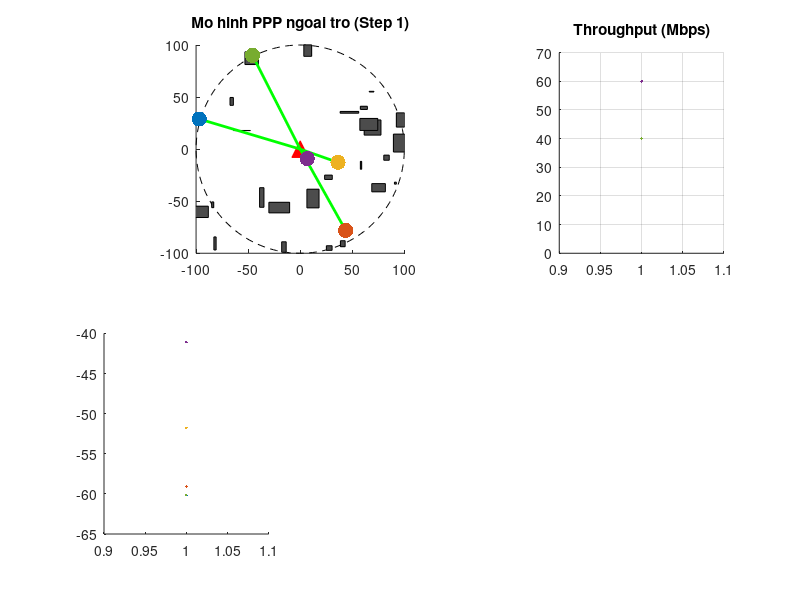

Write MATLAB code to recreate this figure. (Note: this script raises an error after producing the figure.)
%% ============================================================
%  MO PHONG MANG KHONG DAY NGOAI TRO - PPP BUILDINGS (CHUAN BAO)
%  Ket hop:
%   - Mo hinh PPP (bai bao IEEE)
%   - Node di chuyen (bai 1)
%   - Hieu suat mang (RSSI, Throughput, Loss, Delay)
%% ============================================================

clc; clear; close all;
rng(42);

%% ===== THAM SO =====
R        = 100;        % Ban kinh khu vuc
freq     = 2.4e9;
Pt_dBm   = 20;
lambda_b = 0.0008;     % mat do vat can PPP
Lmax     = 20;         % kich thuoc vat can
nNodes   = 5;
nSteps   = 150;
sensitivity = -75;

AP = [0,0];

%% ===== SINH VAT CAN (HINH CHU NHAT) =====
N_build = poissrnd(lambda_b * pi * R^2);

buildings = zeros(N_build,4); % [x y w h]

for i=1:N_build
    x = (rand*2-1)*R;
    y = (rand*2-1)*R;
    w = rand*Lmax;
    h = rand*Lmax;
    buildings(i,:) = [x y w h];
end

%% ===== TAO SHADOW (DA GIAC) =====
shadows = cell(N_build,1);

for i=1:N_build
    x = buildings(i,1);
    y = buildings(i,2);
    w = buildings(i,3);
    h = buildings(i,4);

    rect = [
        x-w/2 y-h/2;
        x+w/2 y-h/2;
        x+w/2 y+h/2;
        x-w/2 y+h/2
    ];

    scale = 3;
    shadow = rect * scale;
    shadows{i} = shadow;
end

%% ===== KHOI TAO NODE =====
nodeX = (rand(nNodes,1)*2-1)*R;
nodeY = (rand(nNodes,1)*2-1)*R;

vx = (rand(nNodes,1)-0.5)*2;
vy = (rand(nNodes,1)-0.5)*2;

colors = lines(nNodes);

%% ===== LUU LICH SU =====
rssi_hist = zeros(nNodes,nSteps);
tput_hist = zeros(nNodes,nSteps);
loss_hist = zeros(nNodes,nSteps);
delay_hist= zeros(nNodes,nSteps);

%% ===== FIGURE =====
figure('Position',[50 50 1400 800],'Color','white');

%% ============================================================
%  VONG LAP MO PHONG
%% ============================================================
for step=1:nSteps

    % ===== DI CHUYEN =====
    nodeX = nodeX + vx;
    nodeY = nodeY + vy;

    % Gioi han trong vung tron
    for i=1:nNodes
        if norm([nodeX(i),nodeY(i)]) > R
            vx(i) = -vx(i);
            vy(i) = -vy(i);
        end
    end

    %% ===== TINH TOAN =====
    for n=1:nNodes

        px = nodeX(n);
        py = nodeY(n);

        d = max(sqrt(px^2+py^2),1);

        % ===== KIEM TRA NLOS =====
        nlos = false;
        for s=1:length(shadows)
            poly = shadows{s};
            if inpolygon(px,py,poly(:,1),poly(:,2))
                nlos = true;
                break;
            end
        end

        % ===== PATH LOSS =====
        lambda_w = 3e8/freq;
        PL0 = 20*log10(4*pi/lambda_w);

        if nlos
            n_path = 3.5;
        else
            n_path = 2.0;
        end

        PL = PL0 + 10*n_path*log10(d);
        rssi = Pt_dBm - PL;

        rssi_hist(n,step) = rssi;

        %% ===== HIEU SUAT =====
        if rssi >= -60
            tput = 60;
            loss = 1;
            delay = 5;
        elseif rssi >= -67
            tput = 40;
            loss = 5;
            delay = 10;
        elseif rssi >= -72
            tput = 20;
            loss = 20;
            delay = 30;
        elseif rssi >= sensitivity
            tput = 5;
            loss = 50;
            delay = 80;
        else
            tput = 0;
            loss = 100;
            delay = 200;
        end

        tput_hist(n,step) = tput;
        loss_hist(n,step) = loss;
        delay_hist(n,step)= delay;
    end

    clf;

    %% =====================================================
    %  O 1: BAN DO + VAT CAN + DUONG TRUYEN
    %% =====================================================
    subplot(2,3,[1,2]);
    hold on;

    % Ve vung tron
    th = linspace(0,2*pi,200);
    plot(R*cos(th),R*sin(th),'k--');

    % Ve vat can
    for i=1:N_build
        x = buildings(i,1);
        y = buildings(i,2);
        w = buildings(i,3);
        h = buildings(i,4);

        rectangle('Position',[x-w/2,y-h/2,w,h],...
            'FaceColor',[0.3 0.3 0.3],'EdgeColor','k');
    end

    % Ve AP
    plot(0,0,'r^','MarkerSize',12,'MarkerFaceColor','r');

    % Ve node + duong truyen
    for n=1:nNodes

        rssi = rssi_hist(n,step);

        if rssi >= -67
            col = 'g'; ls='-';
        elseif rssi >= sensitivity
            col = [1 0.5 0]; ls='--';
        else
            col = 'r'; ls=':';
        end

        plot([0 nodeX(n)],[0 nodeY(n)],...
            'Color',col,'LineStyle',ls,'LineWidth',2);

        scatter(nodeX(n),nodeY(n),120,colors(n,:),'filled');
    end

    title(sprintf('Mo hinh PPP ngoai tro (Step %d)',step));
    axis equal; xlim([-R R]); ylim([-R R]);

    %% =====================================================
    %  O 2: THROUGHPUT
    %% =====================================================
    subplot(2,3,3); hold on;
    for n=1:nNodes
        plot(1:step,tput_hist(n,1:step),'LineWidth',2);
    end
    title('Throughput (Mbps)');
    ylim([0 70]); grid on;

    %% =====================================================
    %  O 3: RSSI
    %% =====================================================
    subplot(2,3,4); hold on;
    for n=1:nNodes
        plot(1:step,rssi_hist(n,1:step),'LineWidth',2);
    end
    yline(sensitivity,'r--');
    title('RSSI (dBm)');
    ylim([-120 -20]); grid on;

    %% =====================================================
    %  O 4: PACKET LOSS
    %% =====================================================
    subplot(2,3,5); hold on;
    for n=1:nNodes
        plot(1:step,loss_hist(n,1:step),'LineWidth',2);
    end
    title('Packet Loss (%)');
    ylim([0 100]); grid on;

    %% =====================================================
    %  O 5: DELAY
    %% =====================================================
    subplot(2,3,6); hold on;
    for n=1:nNodes
        plot(1:step,delay_hist(n,1:step),'LineWidth',2);
    end
    title('Delay (ms)');
    ylim([0 200]); grid on;

    drawnow;
end
